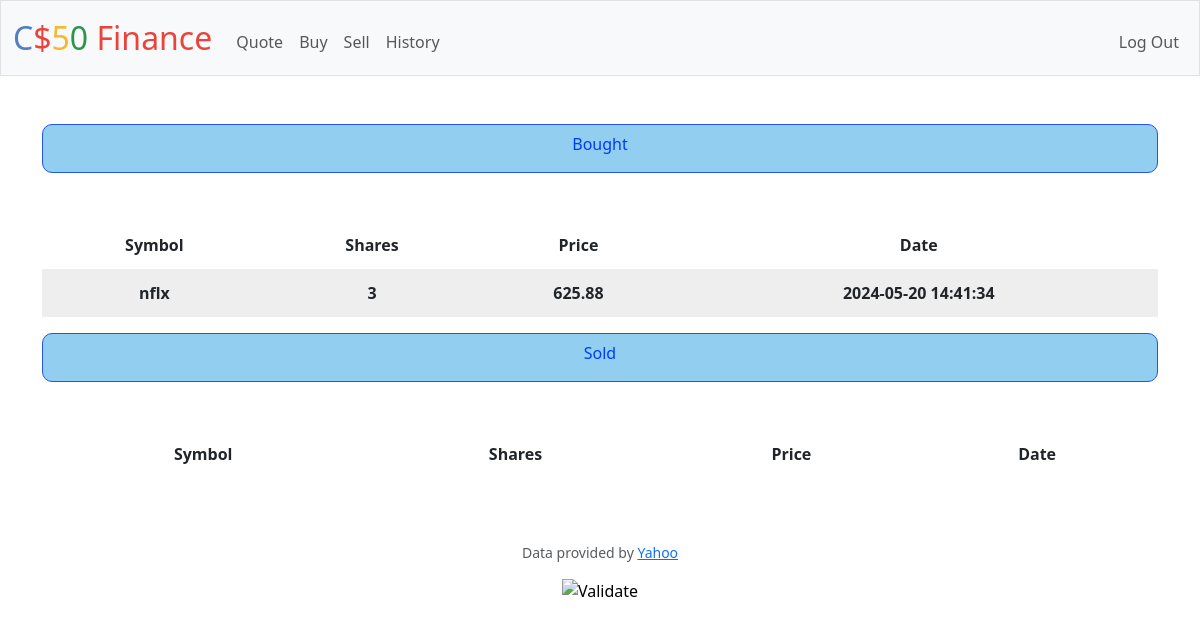
Page /history (signed in) on the earlier database version.
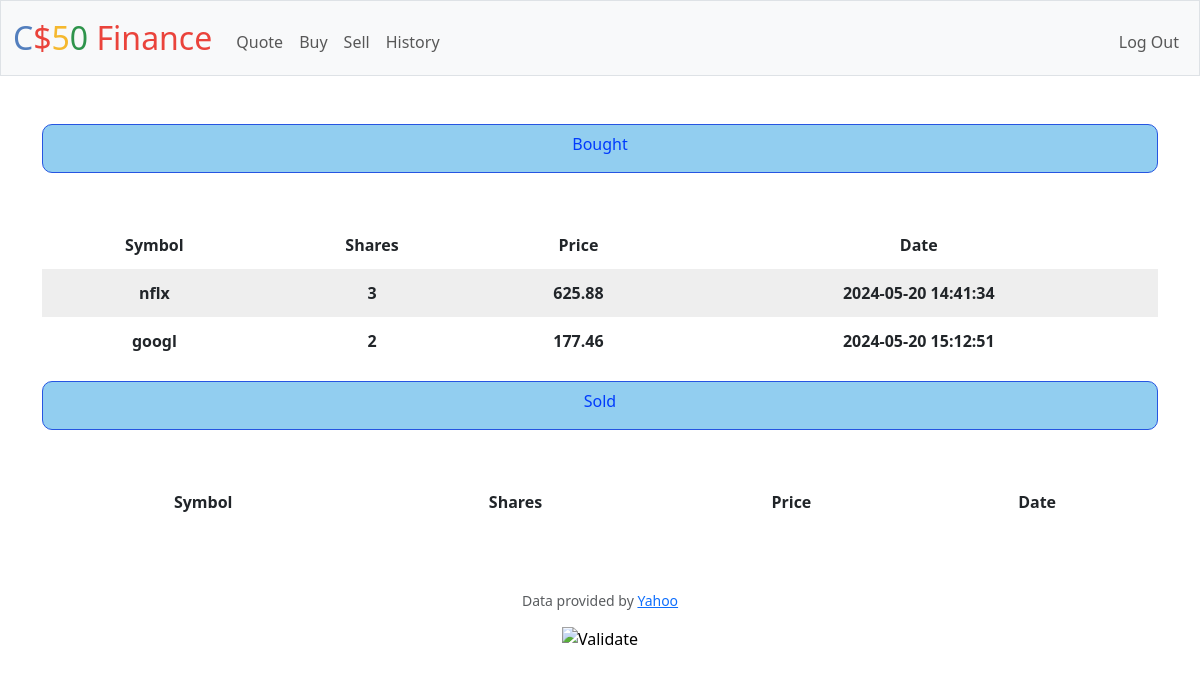
Same page on the later database version.
### tables this page shows
CREATE TABLE buys (id INTEGER PRIMARY KEY AUTOINCREMENT NOT NULL, user TEXT NOT NULL, symbol TEXT NOT NULL, shares NUMERIC NOT NULL, price NUMERIC NOT NULL, dates DATETIME);

### app.py (the view)
@app.route("/history")
@login_required
def history():
    user_result = db.execute(
            "SELECT username FROM users WHERE id = ?", session["user_id"]
            )
    user = user_result[0]["username"]
    bought = db.execute("SELECT * FROM buys WHERE user = ?", user)
    sold = db.execute("SELECT * FROM sells WHERE user = ?", user)
    return render_template("history.html", bought=bought, sold=sold)

### app.py (called while the page is built)
@app.after_request
def after_request(response):
    response.headers["Cache-Control"] = "no-cache, no-store, must-revalidate"
    response.headers["Expires"] = 0
    response.headers["Pragma"] = "no-cache"
    return response

### helpers.py (called while the page is built)
def login_required(f):
    @wraps(f)
    def decorated_function(*args, **kwargs):
        if session.get("user_id") is None:
            return redirect("/login")
        return f(*args, **kwargs)
    return decorated_function

### templates/history.html (shortened to what this page needs)
{% extends "layout.html" %}
{% block main %}
<div class="bought">
    <h6>Bought</h6>
</div>
<div>
    <table>
        <thead>
            <tr>
                <th>Symbol</th>
                <th>Shares</th>
                <th>Price</th>
                <th>Date</th>
            </tr>
        </thead>
        <tbody>
            {% for i in bought%}
            <tr>
                <td>{{ i["symbol"] }}</td>
                <td>{{ i["shares"] }}</td>
                <td>{{ i["price"] }}</td>
                <td>{{ i["dates"] }}</td>
            </tr>
            {% endfor %}
        </tbody>
    </table>
</div>
<div class="bought">
    <h6>Sold</h6>
</div>
<div>
    <table>
        <thead>
            <tr>
                <th>Symbol</th>
                <th>Shares</th>
                <th>Price</th>
                <th>Date</th>
            </tr>
        </thead>
    </table>
</div>
{% endblock %}

### templates/layout.html (shortened to what this page needs)
<!DOCTYPE html>
<html lang="en">
    <head>
        <link href="https://cdn.jsdelivr.net/npm/bootstrap@5.3.3/dist/css/bootstrap.min.css" rel="stylesheet">
        <link href="/static/styles.css" rel="stylesheet">
        <link href="/static/my_styles.css" rel="stylesheet">
    </head>
    <body>
        <nav class="bg-light border navbar navbar-expand-md navbar-light">
            <div class="container-fluid">
                <a class="navbar-brand" href="/"><span class="blue">C</span><span class="red">$</span><span class="yellow">5</span><span class="green">0</span> <span class="red">Finance</span></a>
                <div class="collapse navbar-collapse" id="navbar">
                    {% if session["user_id"] %}
                        <ul class="navbar-nav me-auto mt-2">
                            <li class="nav-item"><a class="nav-link" href="/quote">Quote</a></li>
                            <li class="nav-item"><a class="nav-link" href="/buy">Buy</a></li>
                            <li class="nav-item"><a class="nav-link" href="/sell">Sell</a></li>
                            <li class="nav-item"><a class="nav-link" href="/history">History</a></li>
                        </ul>
                        <ul class="navbar-nav ms-auto mt-2">
                            <li class="nav-item"><a class="nav-link" href="/logout">Log Out</a></li>
                        </ul>
                    {% else %}
                        <ul class="navbar-nav ms-auto mt-2">
                            <li class="nav-item"><a class="nav-link" href="/register">Register</a></li>
                            <li class="nav-item"><a class="nav-link" href="/login">Log In</a></li>
                        </ul>
                    {% endif %}
                </div>
            </div>
        </nav>
        <main class="container py-5 text-center">
            {% block main %}{% endblock %}
        </main>
        <footer class="mb-5">
            <p class="mb-3 small text-center text-muted">
                Data provided by <a href="https://finance.yahoo.com/">Yahoo</a>
            </p>
            <form action="https://validator.w3.org/check" class="text-center" enctype="multipart/form-data" method="post" target="_blank">
                <input alt="Validate" src="/static/I_heart_validator.png" type="image">
            </form>
        </footer>
    </body>
</html>

### static/styles.css (style rules this page uses)
nav .navbar-brand { font-size: xx-large; }
nav .navbar-brand .blue { color: #537fbe; }
nav .navbar-brand .red { color: #ea433b; }
nav .navbar-brand .yellow { color: #f5b82e; }
nav .navbar-brand .green { color: #2e944b; }

### static/my_styles.css (style rules this page uses)
table th { padding: 0.75rem; vertical-align: middle; font-weight: 900; }
table td { padding: 0.75rem; vertical-align: middle; font-weight: 630; }
tbody tr:nth-of-type(odd) { background-color: rgb(200, 200, 200, 0.3) }
table { background-color: transparent; margin-bottom: 1rem; width: 100%; }
.bought { background-color: rgb(38, 158, 225, 0.5); color: rgb(0, 59, 253); margin-bottom: 3rem; padding-top: 10px; padding-right: 10px; padding-bottom: 10px; padding-left: 10px; border: 1px solid rgb(38, 85, 225); border-radius: 10px; }

Differences in the rows shown:
added buys: symbol "googl", shares "2", price "177.46", dates "2024-05-20 15:12:51"
